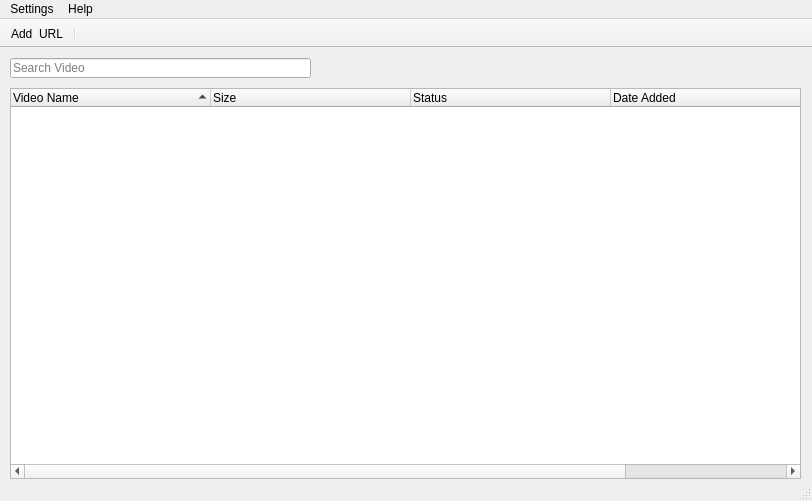
<?xml version="1.0" encoding="UTF-8"?>
<ui version="4.0">
 <author>Ajayi Oluwaseun Emmanuel (Webdezzi Services)</author>
 <class>main</class>
 <widget class="QMainWindow" name="main">
  <property name="geometry">
   <rect>
    <x>0</x>
    <y>0</y>
    <width>812</width>
    <height>501</height>
   </rect>
  </property>
  <property name="sizePolicy">
   <sizepolicy hsizetype="Fixed" vsizetype="Fixed">
    <horstretch>0</horstretch>
    <verstretch>0</verstretch>
   </sizepolicy>
  </property>
  <property name="minimumSize">
   <size>
    <width>812</width>
    <height>501</height>
   </size>
  </property>
  <property name="maximumSize">
   <size>
    <width>812</width>
    <height>501</height>
   </size>
  </property>
  <property name="windowTitle">
   <string>Youtube Downloader</string>
  </property>
  <property name="windowIcon">
   <iconset>
    <normaloff>:/images/images/logo.png</normaloff>:/images/images/logo.png</iconset>
  </property>
  <property name="toolButtonStyle">
   <enum>Qt::ToolButtonTextBesideIcon</enum>
  </property>
  <widget class="QWidget" name="centralwidget">
   <widget class="QTreeWidget" name="videoTreeW">
    <property name="enabled">
     <bool>true</bool>
    </property>
    <property name="geometry">
     <rect>
      <x>10</x>
      <y>40</y>
      <width>791</width>
      <height>391</height>
     </rect>
    </property>
    <property name="sizePolicy">
     <sizepolicy hsizetype="Fixed" vsizetype="Fixed">
      <horstretch>0</horstretch>
      <verstretch>0</verstretch>
     </sizepolicy>
    </property>
    <property name="minimumSize">
     <size>
      <width>601</width>
      <height>121</height>
     </size>
    </property>
    <property name="maximumSize">
     <size>
      <width>900</width>
      <height>700</height>
     </size>
    </property>
    <property name="tabKeyNavigation">
     <bool>true</bool>
    </property>
    <property name="alternatingRowColors">
     <bool>true</bool>
    </property>
    <property name="sortingEnabled">
     <bool>true</bool>
    </property>
    <property name="animated">
     <bool>true</bool>
    </property>
    <attribute name="headerDefaultSectionSize">
     <number>200</number>
    </attribute>
    <column>
     <property name="text">
      <string>Video Name</string>
     </property>
    </column>
    <column>
     <property name="text">
      <string>Size</string>
     </property>
    </column>
    <column>
     <property name="text">
      <string>Status</string>
     </property>
    </column>
    <column>
     <property name="text">
      <string>Date Added</string>
     </property>
    </column>
    <column>
     <property name="text">
      <string>video_id</string>
     </property>
    </column>
   </widget>
   <widget class="QLineEdit" name="searchLineEdit">
    <property name="geometry">
     <rect>
      <x>10</x>
      <y>10</y>
      <width>301</width>
      <height>20</height>
     </rect>
    </property>
    <property name="text">
     <string/>
    </property>
    <property name="placeholderText">
     <string>Search Video</string>
    </property>
   </widget>
  </widget>
  <widget class="QMenuBar" name="menuBar">
   <property name="geometry">
    <rect>
     <x>0</x>
     <y>0</y>
     <width>812</width>
     <height>18</height>
    </rect>
   </property>
   <widget class="QMenu" name="menuHelp">
    <property name="title">
     <string>Help</string>
    </property>
    <addaction name="actionReportProblem"/>
   </widget>
   <widget class="QMenu" name="menuSettings">
    <property name="title">
     <string>Settings</string>
    </property>
    <addaction name="actionPreferences"/>
   </widget>
   <addaction name="menuSettings"/>
   <addaction name="menuHelp"/>
  </widget>
  <widget class="QToolBar" name="ToolBar">
   <property name="enabled">
    <bool>true</bool>
   </property>
   <property name="windowTitle">
    <string>Tool Bar</string>
   </property>
   <property name="movable">
    <bool>false</bool>
   </property>
   <property name="floatable">
    <bool>false</bool>
   </property>
   <attribute name="toolBarArea">
    <enum>TopToolBarArea</enum>
   </attribute>
   <attribute name="toolBarBreak">
    <bool>false</bool>
   </attribute>
   <addaction name="addURL"/>
   <addaction name="separator"/>
  </widget>
  <widget class="QStatusBar" name="statusBar"/>
  <action name="addURL">
   <property name="icon">
    <iconset>
     <normaloff>:/images/images/add.png</normaloff>:/images/images/add.png</iconset>
   </property>
   <property name="text">
    <string>Add  URL</string>
   </property>
   <property name="toolTip">
    <string>Add Youtube URL to queue</string>
   </property>
  </action>
  <action name="actionManage_servstat">
   <property name="enabled">
    <bool>false</bool>
   </property>
   <property name="text">
    <string>Manage service station</string>
   </property>
   <property name="toolTip">
    <string>Manage location</string>
   </property>
  </action>
  <action name="actionManage_user">
   <property name="enabled">
    <bool>false</bool>
   </property>
   <property name="text">
    <string>Manage users</string>
   </property>
   <property name="toolTip">
    <string>Manage user</string>
   </property>
  </action>
  <action name="actionManage_messages">
   <property name="enabled">
    <bool>false</bool>
   </property>
   <property name="text">
    <string>Manage tickets</string>
   </property>
   <property name="toolTip">
    <string>Manage messages</string>
   </property>
  </action>
  <action name="actionShow_left_pane">
   <property name="checkable">
    <bool>true</bool>
   </property>
   <property name="checked">
    <bool>true</bool>
   </property>
   <property name="text">
    <string>Toggle left pane</string>
   </property>
  </action>
  <action name="actionCreate_Service_Station">
   <property name="enabled">
    <bool>false</bool>
   </property>
   <property name="text">
    <string>Create service station</string>
   </property>
  </action>
  <action name="actionEdit_service_station">
   <property name="enabled">
    <bool>false</bool>
   </property>
   <property name="text">
    <string>Edit service station</string>
   </property>
  </action>
  <action name="actionDelete_service_station">
   <property name="enabled">
    <bool>false</bool>
   </property>
   <property name="text">
    <string>Delete service station</string>
   </property>
  </action>
  <action name="actionHide_toolbar">
   <property name="checkable">
    <bool>true</bool>
   </property>
   <property name="checked">
    <bool>true</bool>
   </property>
   <property name="text">
    <string>Toggle Toolbar</string>
   </property>
  </action>
  <action name="actionManage_Logs">
   <property name="enabled">
    <bool>false</bool>
   </property>
   <property name="text">
    <string>Manage Logs</string>
   </property>
  </action>
  <action name="actionBackup_Data">
   <property name="enabled">
    <bool>false</bool>
   </property>
   <property name="text">
    <string>Backup Database</string>
   </property>
  </action>
  <action name="actionManage_services">
   <property name="enabled">
    <bool>false</bool>
   </property>
   <property name="text">
    <string>Manage services</string>
   </property>
  </action>
  <action name="actionContact_us">
   <property name="enabled">
    <bool>false</bool>
   </property>
   <property name="text">
    <string>Messages</string>
   </property>
  </action>
  <action name="actionJob_application">
   <property name="enabled">
    <bool>false</bool>
   </property>
   <property name="text">
    <string>Job application</string>
   </property>
  </action>
  <action name="actionTraffic">
   <property name="text">
    <string>Traffic</string>
   </property>
  </action>
  <action name="actionBlocked_IPs">
   <property name="text">
    <string>Blocked IPs</string>
   </property>
  </action>
  <action name="actionReportProblem">
   <property name="enabled">
    <bool>true</bool>
   </property>
   <property name="text">
    <string>Report a problem</string>
   </property>
  </action>
  <action name="actionPreferences">
   <property name="enabled">
    <bool>true</bool>
   </property>
   <property name="text">
    <string>Preferences</string>
   </property>
  </action>
  <action name="actionChange_Password">
   <property name="enabled">
    <bool>false</bool>
   </property>
   <property name="text">
    <string>Change Password</string>
   </property>
  </action>
  <action name="actionService_Station">
   <property name="icon">
    <iconset>
     <normaloff>:/images/resources/servicestation.png</normaloff>:/images/resources/servicestation.png</iconset>
   </property>
   <property name="text">
    <string>Service Station</string>
   </property>
   <property name="toolTip">
    <string>View history of service stations in your care</string>
   </property>
   <property name="visible">
    <bool>false</bool>
   </property>
  </action>
 </widget>
 <resources>
  <include location="resources.qrc"/>
 </resources>
 <connections>
  <connection>
   <sender>actionHide_toolbar</sender>
   <signal>toggled(bool)</signal>
   <receiver>ToolBar</receiver>
   <slot>setVisible(bool)</slot>
   <hints>
    <hint type="sourcelabel">
     <x>-1</x>
     <y>-1</y>
    </hint>
    <hint type="destinationlabel">
     <x>405</x>
     <y>37</y>
    </hint>
   </hints>
  </connection>
 </connections>
</ui>
